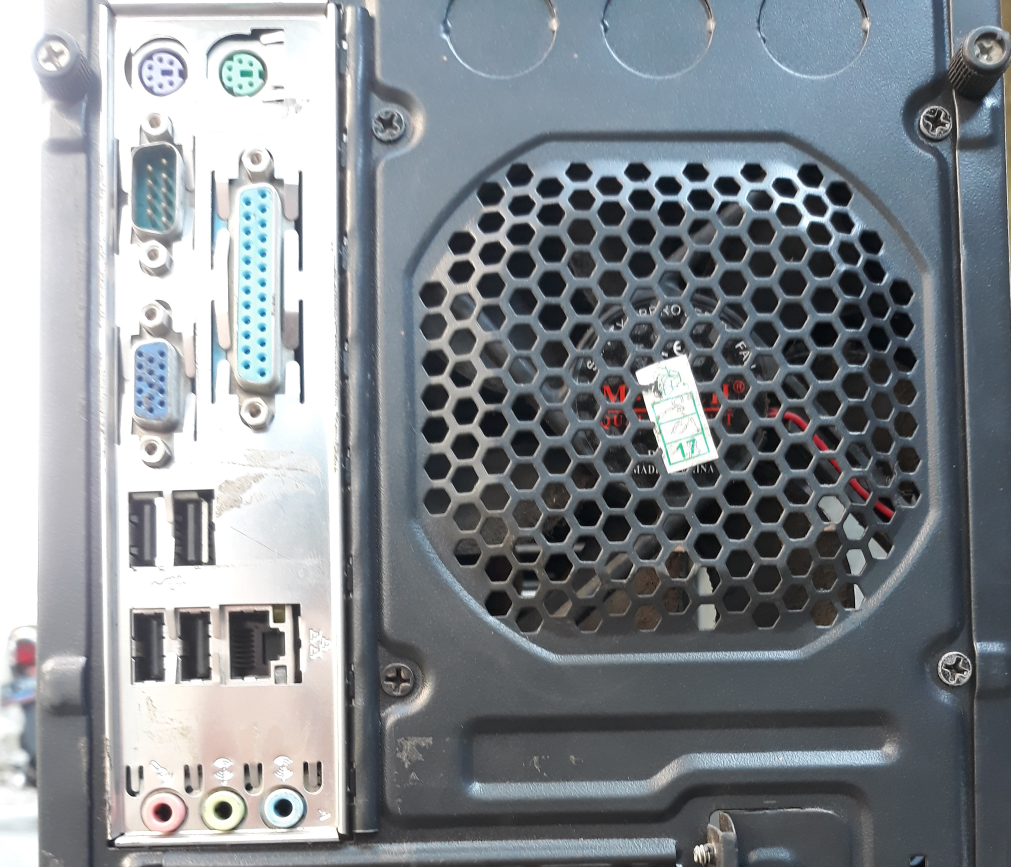
%> input picture img1.jpg, 3032 x 2600 px (shown at 1/3 size)
$ octave --eval "result = audiojack('img1.jpg');"   (GNU Octave 9; MATLAB toolbox functions it lacks are replaced by stand-ins)
%> lines starting %> are read from the running program, lines starting %| are printed output that depends on the picture; in (x1, y1, x2, y2) boxes, pixels count from 0 and x2, y2 are one past the last pixel; in counts of white or black regions, pixels touching at a corner belong together; the program's own positions count from 1
function res = audiojack(dir)
%> called with dir = 'img1.jpg'
image = imread(dir);

% imshow(a);
forbw = im2bw(image);
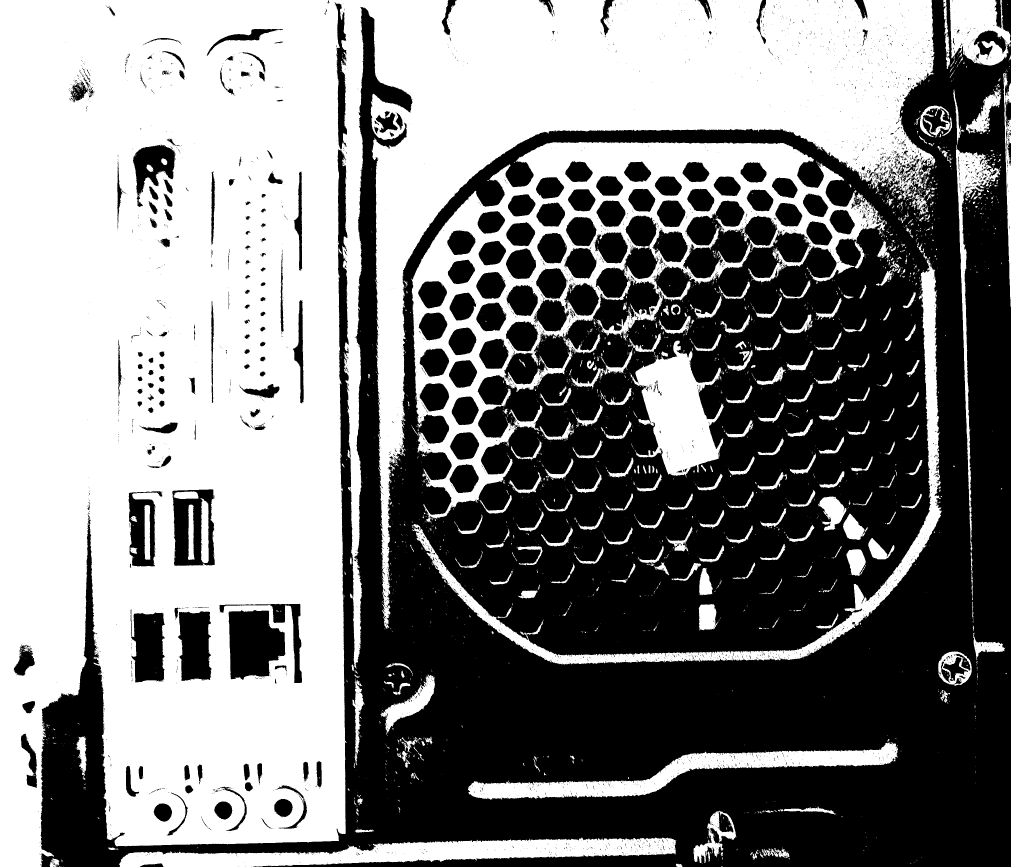
%> forbw: size 2600x3032 logical (shown at 1/3 size); 51% white; 4272 black regions (3947 under 20 px), largest, box (x1, y1, x2, y2) and area: (120, 0, 3032, 2600) 3335210, (2049, 602, 2332, 835) 33102, (685, 1830, 856, 2040) 27433
% [7 lines of commented-out code are left out]
start = 10;
stop = 24;
minimal = 1.5;
maximal = 2.8;
gray_image = rgb2gray(image);
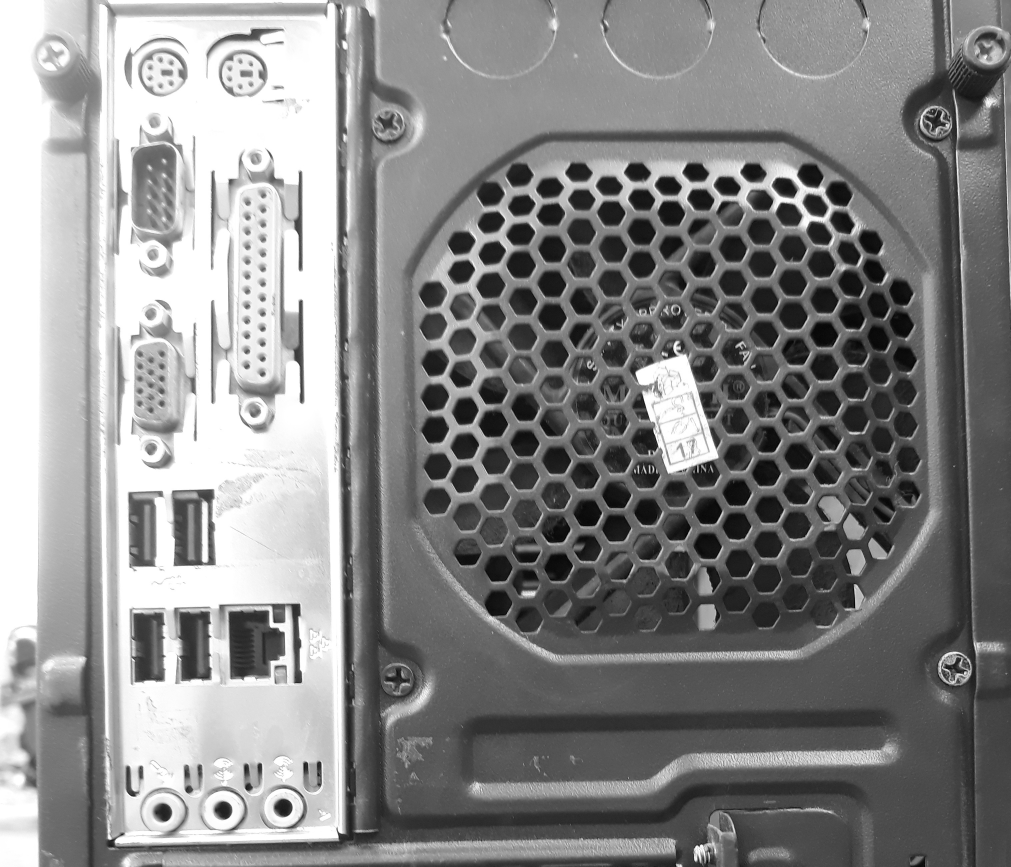
%> gray_image: size 2600x3032 uint8 (shown at 1/3 size); min 0, max 255, mean 136.7
% imshow(gray_image);
[centers,radii] = imfindcircles(image,[20 25],'ObjectPolarity','dark', ...
    'Sensitivity',0.94);
%> centers = 44 rows, first 12: [852.5 2424.1; 672 2431.6; 402.6 2367; 758.4 2358.7; 1831.1 870.1; 489 2438.3; 938.4 2352.6; 454 1346.6; 763.9 1232.3; 453.8 940.6; 1570.9 607.3; 457.2 767.1]; radii = 44 values, max 24.99 at index 11, min 20 at index 15, mean 20.97
length(centers);
res = [centers radii];
%> res = 44 rows, first 12: [852.5 2424.1 24.5; 672 2431.6 24.52; 402.6 2367 22.94; 758.4 2358.7 23.38; 1831.1 870.1 22.29; 489 2438.3 24.25; 938.4 2352.6 24.57; 454 1346.6 20.16; 763.9 1232.3 21.08; 453.8 940.6 20.41; 1570.9 607.3 24.99; 457.2 767.1 20.31]
%> `result = audiojack('img1.jpg');`: result has the same summary as res in audiojack
% [59 lines of commented-out code are left out]
end

$ run again, on img2.jpg
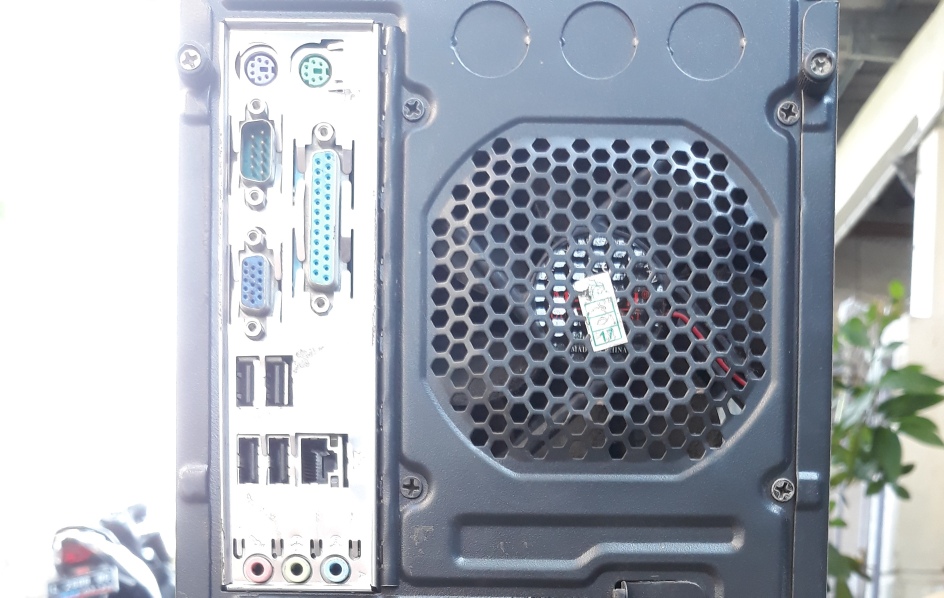
%> input picture img2.jpg, 2832 x 1792 px (shown at 1/3 size)
%> in audiojack, `forbw = im2bw(image);`:
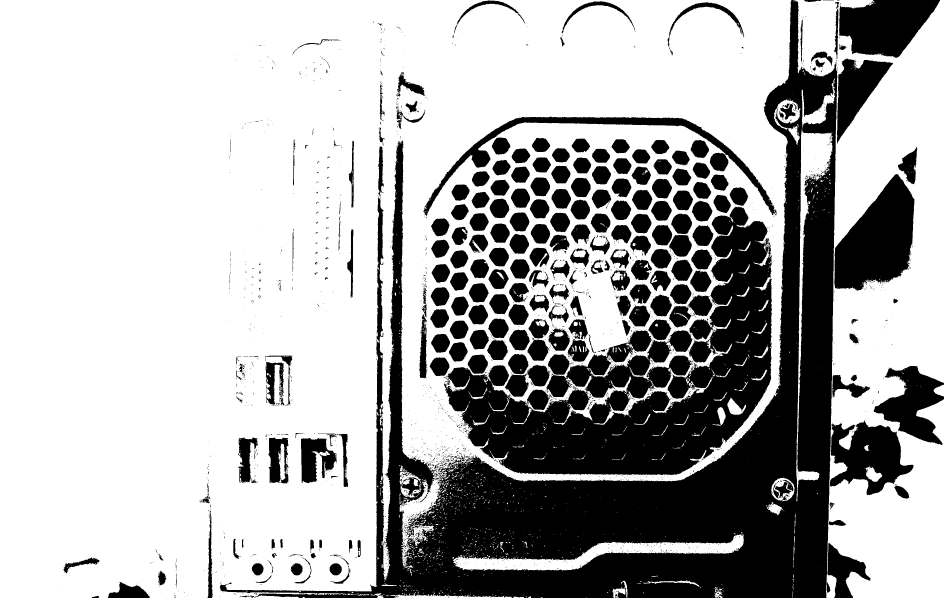
%> forbw: size 1792x2832 logical (shown at 1/3 size); 68.9% white; 2660 black regions (2366 under 20 px), largest, box (x1, y1, x2, y2) and area: (659, 0, 2512, 1792) 680313, (1332, 620, 2317, 1426) 321266, (2503, 522, 2743, 873) 53112
%> in audiojack, `gray_image = rgb2gray(image);`:
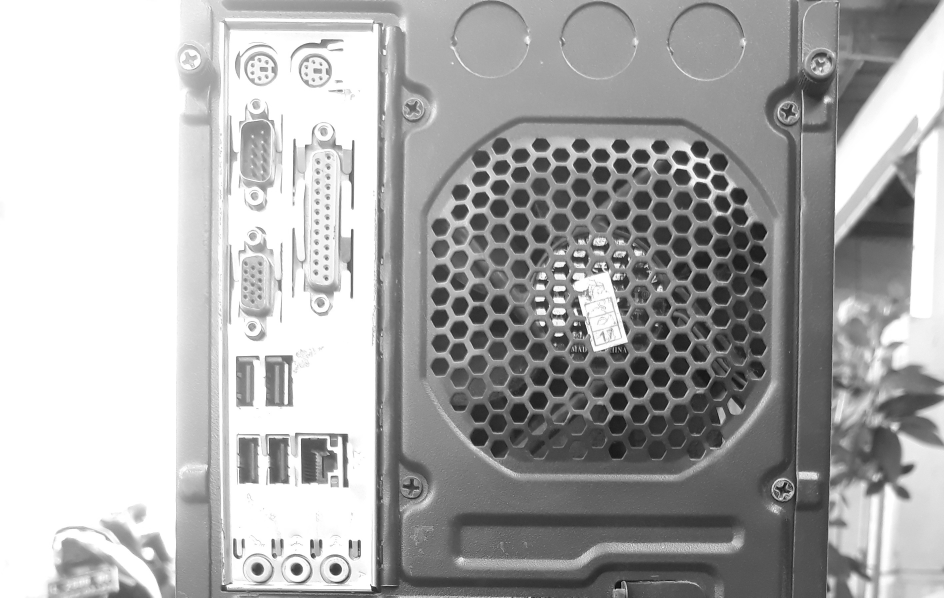
%> gray_image: size 1792x2832 uint8 (shown at 1/3 size); min 0, max 255, mean 171.9
%> centers = 72 rows, first 12: [1006.9 1708.5; 890.7 1707.8; 773.3 1707.5; 721.8 1656.6; 2100.1 449.2; 747.4 390.5; 1378.7 778.1; 1504.4 439.3; 1868.3 497.6; 964.4 914.5; 2046 532.2; 2104.8 512.5]; radii = 72 values, max 25 at index 51, min 20 at index 68, mean 23.24
%> res = 72 rows, first 12: [1006.9 1708.5 20.24; 890.7 1707.8 20.28; 773.3 1707.5 20.79; 721.8 1656.6 22.28; 2100.1 449.2 24.18; 747.4 390.5 22.31; 1378.7 778.1 23.86; 1504.4 439.3 24.21; 1868.3 497.6 23.49; 964.4 914.5 22.08; 2046 532.2 23.91; 2104.8 512.5 23.91]
%> result has the same summary as res in audiojack

$ run again, on img3.jpg
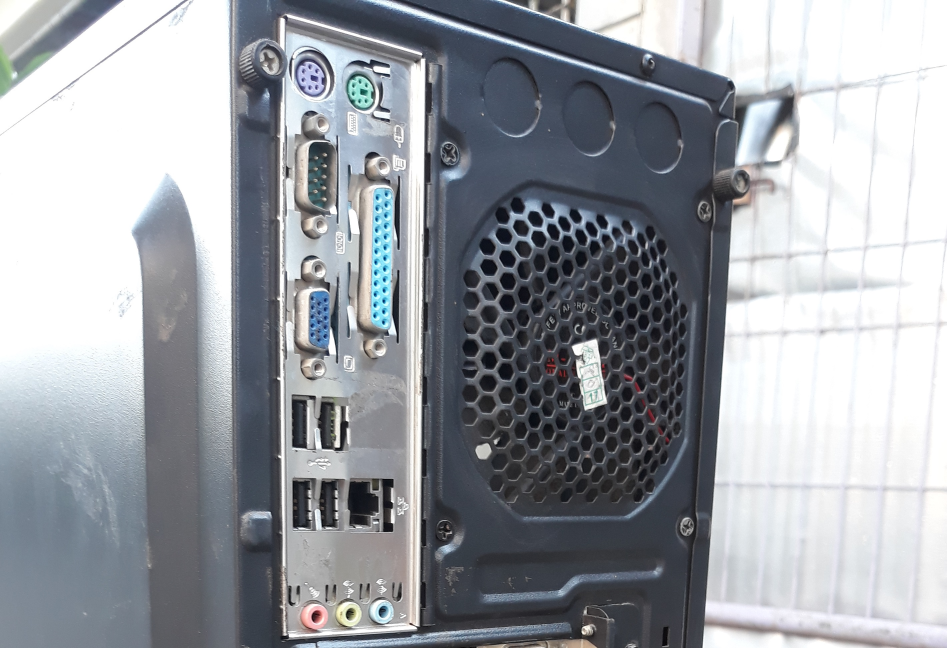
%> input picture img3.jpg, 2840 x 1944 px (shown at 1/3 size)
%> in audiojack, `forbw = im2bw(image);`:
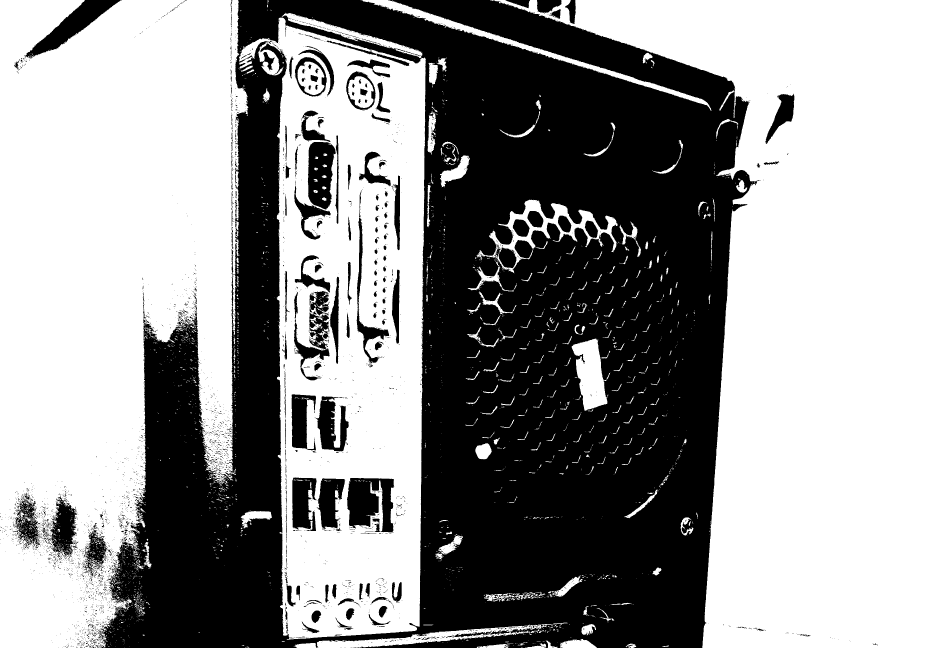
%> forbw: size 1944x2840 logical (shown at 1/3 size); 58.2% white; 3882 black regions (3621 under 20 px), largest, box (x1, y1, x2, y2) and area: (294, 0, 2279, 1944) 2108307, (1041, 1434, 1183, 1596) 16421, (73, 0, 366, 177) 14202
%> in audiojack, `gray_image = rgb2gray(image);`:
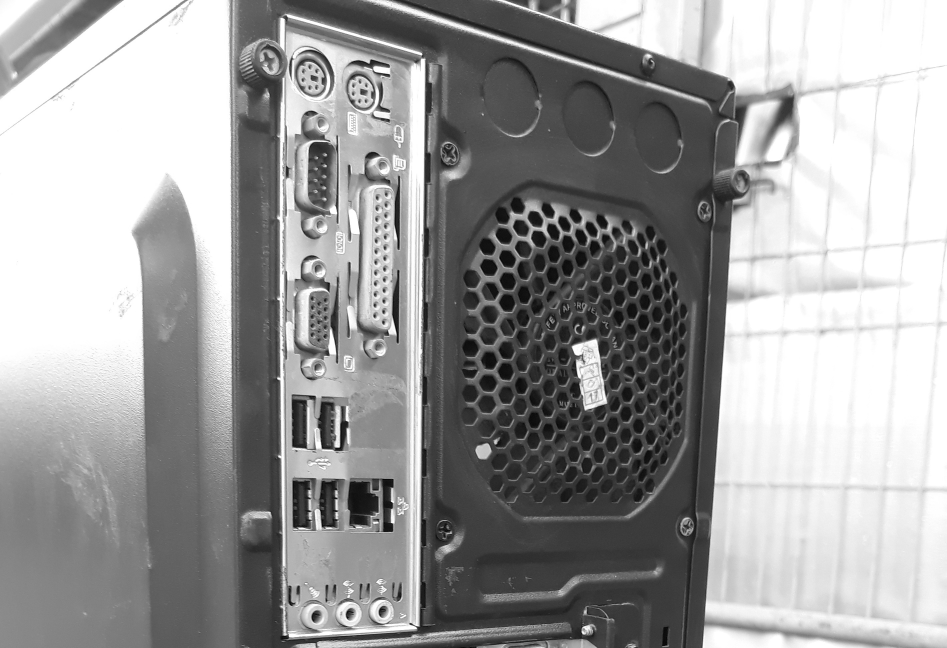
%> gray_image: size 1944x2840 uint8 (shown at 1/3 size); min 0, max 255, mean 157.5
%> centers = 32 rows, first 12: [954.4 1851.2; 1118.6 478.9; 950 449.3; 2225.2 533.8; 931.1 357.5; 1509.6 652.1; 1570.5 747.7; 1514.2 708.5; 1554.9 620.8; 953.9 1102.4; 1337.4 1582.6; 1470 801.6]; radii = 32 values, max 24.77 at index 25, min 20 at index 32, mean 22.71
%> res = 32 rows, first 12: [954.4 1851.2 20.81; 1118.6 478.9 23.03; 950 449.3 22.49; 2225.2 533.8 23.09; 931.1 357.5 24.4; 1509.6 652.1 20.73; 1570.5 747.7 24.01; 1514.2 708.5 23.46; 1554.9 620.8 21.1; 953.9 1102.4 23.91; 1337.4 1582.6 20.44; 1470 801.6 23.46]
%> result has the same summary as res in audiojack

$ run again, on img4.jpg
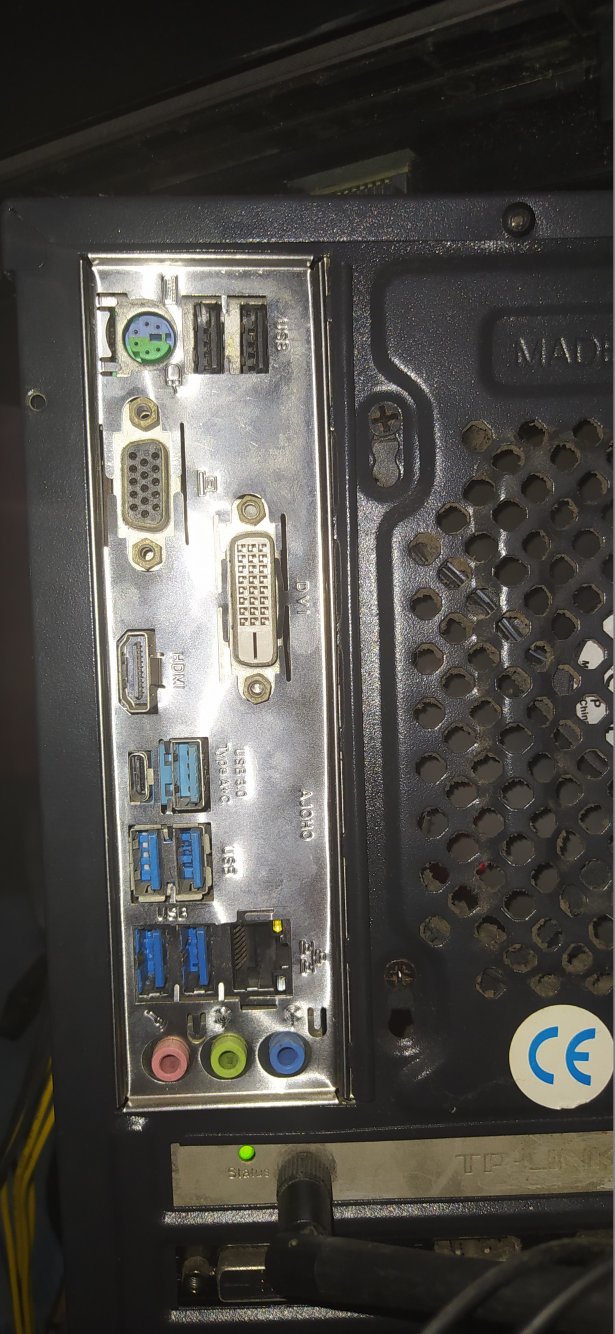
%> input picture img4.jpg, 1844 x 4000 px (shown at 1/3 size)
%> in audiojack, `forbw = im2bw(image);`:
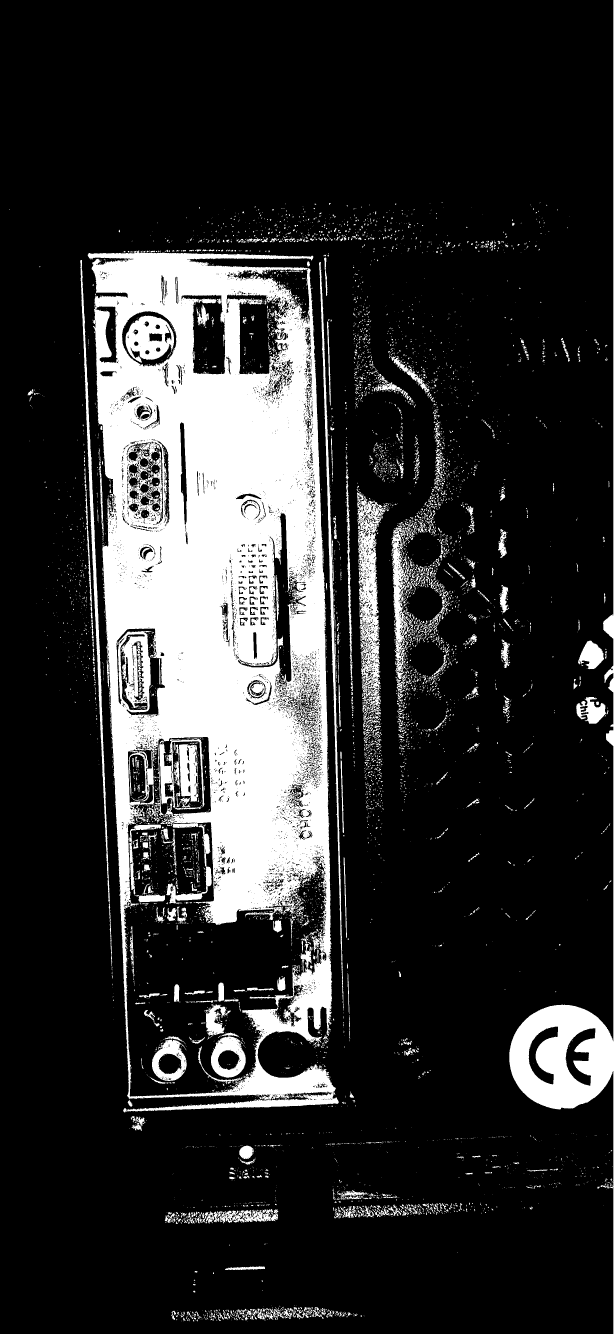
%> forbw: size 4000x1844 logical (shown at 1/3 size); 18.5% white; 7537 white regions (6410 under 20 px), largest, box (x1, y1, x2, y2) and area: (263, 751, 1016, 3337) 1025206, (1528, 0, 1844, 4000) 84413, (1071, 1477, 1157, 2128) 25618
%> in audiojack, `gray_image = rgb2gray(image);`:
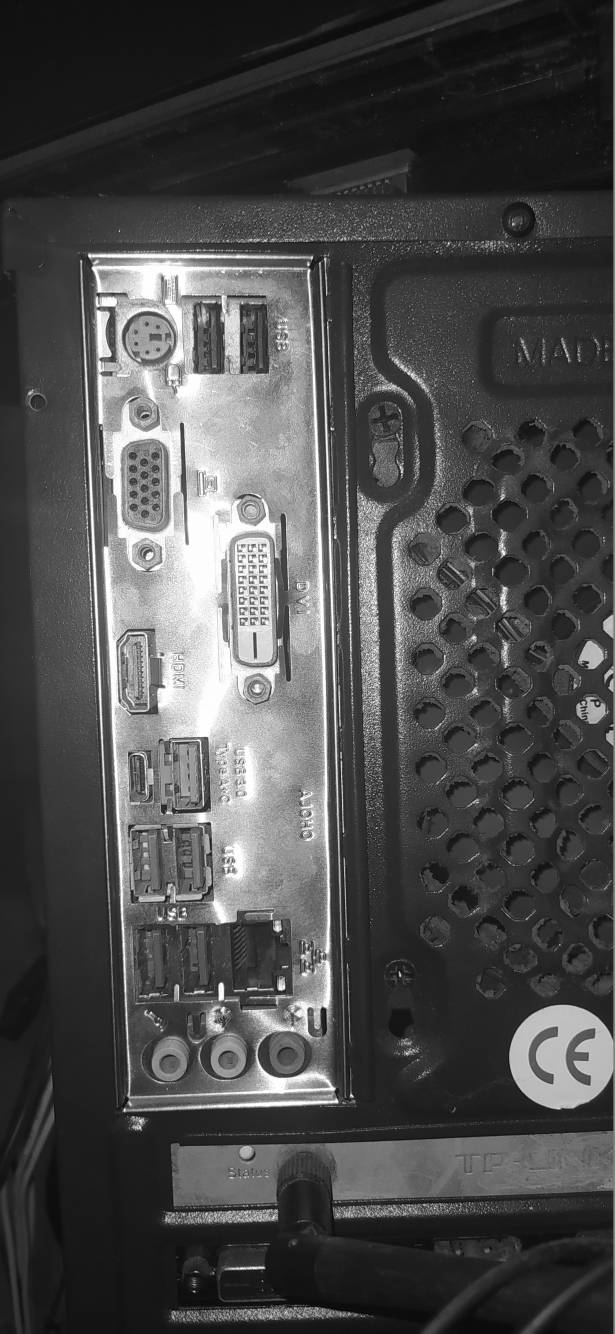
%> gray_image: size 4000x1844 uint8 (shown at 1/3 size); min 0, max 255, mean 75.5
%> centers = [114 1206.9; 770.3 2066.5; 443.5 1662.7; 431.2 1239.6; 752.4 1530; 523.8 1117.4; 685.2 3179.9; 953.1 3085.3]; radii = [22.12; 23.75; 23.53; 24.38; 24.05; 23.49; 20; 20]
%> res = [114 1206.9 22.12; 770.3 2066.5 23.75; 443.5 1662.7 23.53; 431.2 1239.6 24.38; 752.4 1530 24.05; 523.8 1117.4 23.49; 685.2 3179.9 20; 953.1 3085.3 20]
%> result has the same summary as res in audiojack
